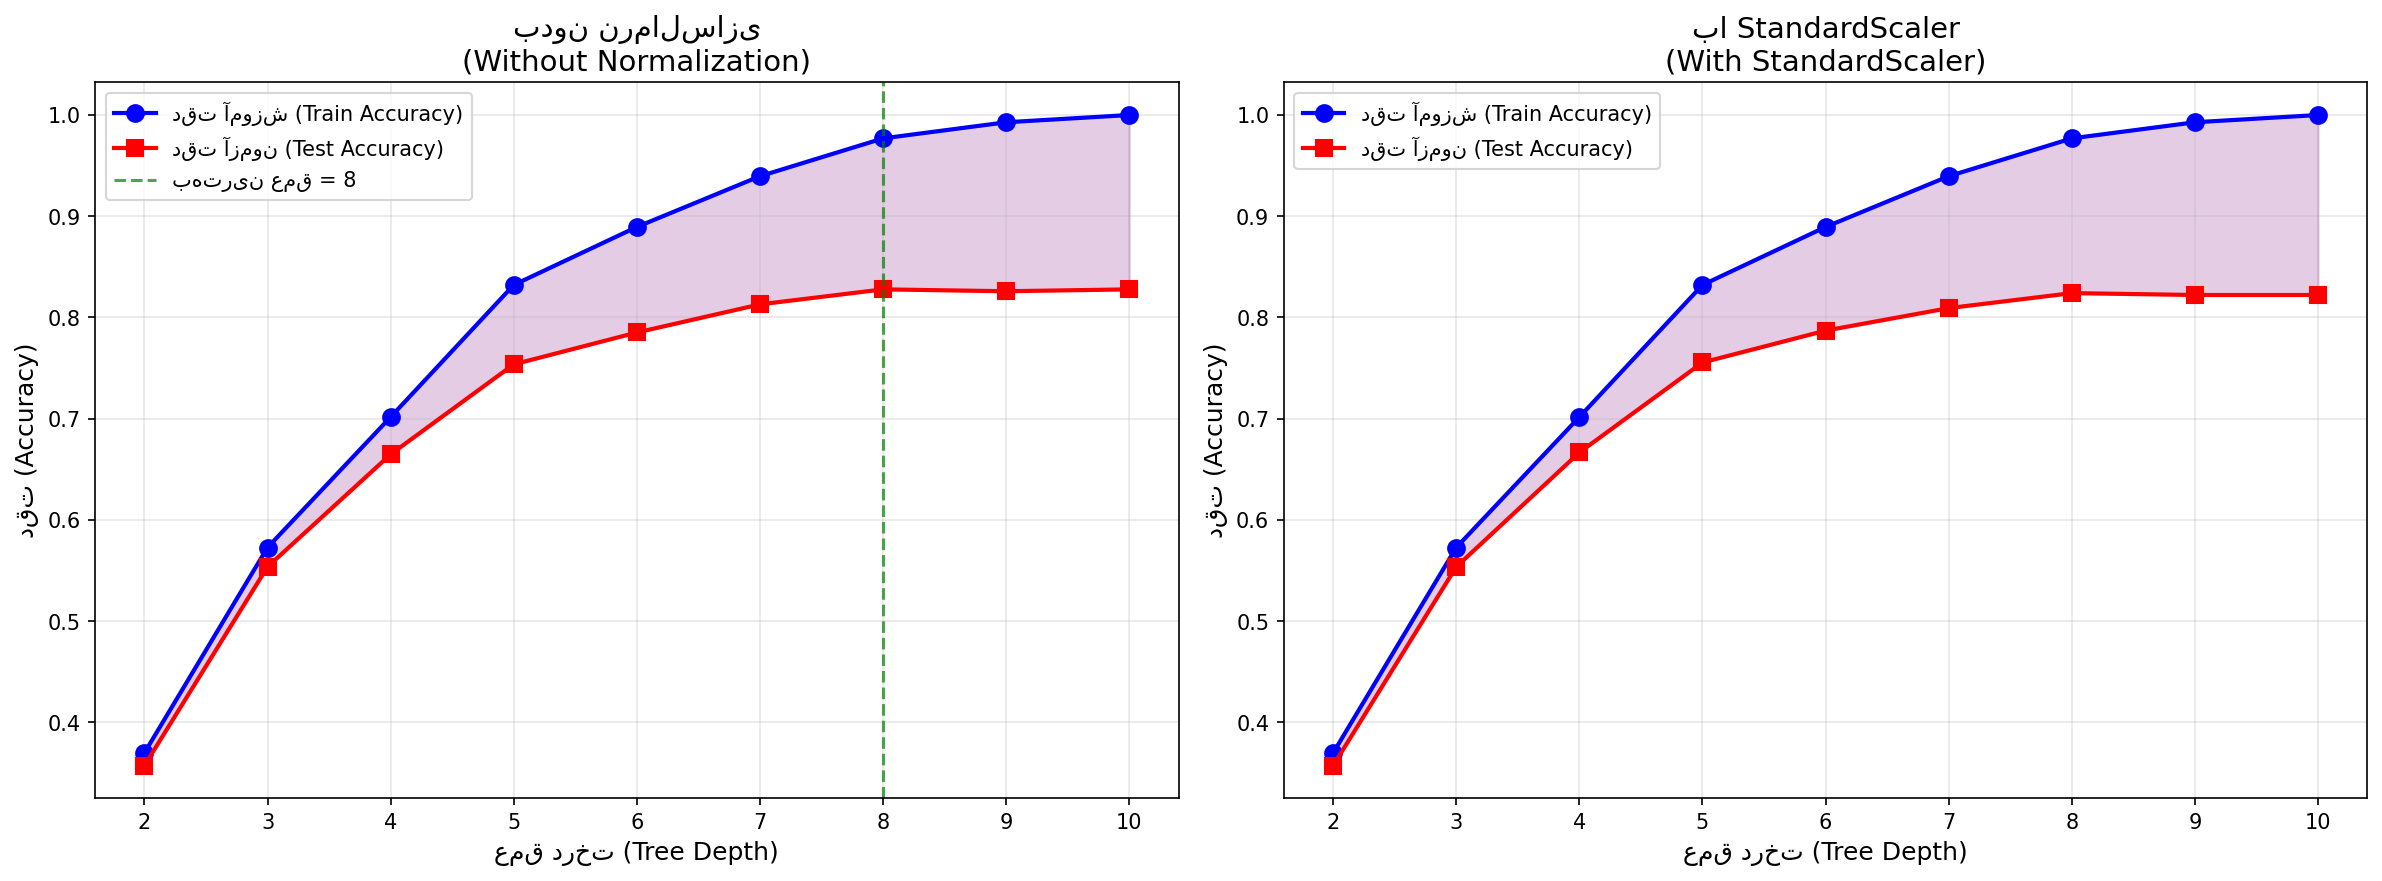

The script that saved this image:
# Part 3: Decision Tree Analysis
# بخش ۳: تحلیل درخت تصمیم

import numpy as np
import matplotlib.pyplot as plt
from sklearn.datasets import load_digits
from sklearn.model_selection import train_test_split
from sklearn.preprocessing import StandardScaler
from sklearn.tree import DecisionTreeClassifier
from sklearn.metrics import accuracy_score
import arabic_reshaper
from bidi.algorithm import get_display
import warnings
warnings.filterwarnings('ignore')

# Configure matplotlib for Persian font
plt.rcParams['font.family'] = 'Tahoma'

def persian_text(text):
    """Reshape Persian text for correct display in matplotlib"""
    reshaped = arabic_reshaper.reshape(text)
    return get_display(reshaped)

def run_decision_tree_analysis():
    """Run Decision Tree analysis for max_depth 2 to 10"""
    
    # Load data
    digits = load_digits()
    X = digits.data
    y = digits.target
    
    # Split data 70/30
    X_train, X_test, y_train, y_test = train_test_split(
        X, y, test_size=0.3, random_state=42, stratify=y
    )
    
    # Prepare scaled data
    scaler = StandardScaler()
    X_train_scaled = scaler.fit_transform(X_train)
    X_test_scaled = scaler.transform(X_test)
    
    depths = range(2, 11)
    
    # Results storage
    results = {
        'without_norm': {'train_acc': [], 'test_acc': []},
        'with_norm': {'train_acc': [], 'test_acc': []}
    }
    
    print("=" * 60)
    print("تحلیل درخت تصمیم برای عمق‌های مختلف")
    print("Decision Tree Analysis for Different Depths")
    print("=" * 60)
    
    # Without normalization
    print("\n--- بدون نرمال‌سازی (Without Normalization) ---")
    print(f"{'Depth':<8} {'Train Acc':<12} {'Test Acc':<12}")
    print("-" * 32)
    
    for depth in depths:
        dt = DecisionTreeClassifier(criterion='entropy', max_depth=depth, random_state=42)
        dt.fit(X_train, y_train)
        
        train_pred = dt.predict(X_train)
        test_pred = dt.predict(X_test)
        
        train_acc = accuracy_score(y_train, train_pred)
        test_acc = accuracy_score(y_test, test_pred)
        
        results['without_norm']['train_acc'].append(train_acc)
        results['without_norm']['test_acc'].append(test_acc)
        
        print(f"{depth:<8} {train_acc:<12.4f} {test_acc:<12.4f}")
    
    # With normalization
    print("\n--- با StandardScaler (With StandardScaler) ---")
    print(f"{'Depth':<8} {'Train Acc':<12} {'Test Acc':<12}")
    print("-" * 32)
    
    for depth in depths:
        dt = DecisionTreeClassifier(criterion='entropy', max_depth=depth, random_state=42)
        dt.fit(X_train_scaled, y_train)
        
        train_pred = dt.predict(X_train_scaled)
        test_pred = dt.predict(X_test_scaled)
        
        train_acc = accuracy_score(y_train, train_pred)
        test_acc = accuracy_score(y_test, test_pred)
        
        results['with_norm']['train_acc'].append(train_acc)
        results['with_norm']['test_acc'].append(test_acc)
        
        print(f"{depth:<8} {train_acc:<12.4f} {test_acc:<12.4f}")
    
    # Find overfitting point
    test_accs = results['without_norm']['test_acc']
    train_accs = results['without_norm']['train_acc']
    
    # Overfitting starts when test accuracy starts decreasing while train increases
    overfitting_depth = None
    for i in range(1, len(test_accs)):
        if test_accs[i] < test_accs[i-1] and train_accs[i] > train_accs[i-1]:
            overfitting_depth = depths[i]
            break
    
    # Best depth based on test accuracy
    best_depth = depths[np.argmax(test_accs)]
    best_test_acc = max(test_accs)
    
    print("\n" + "=" * 60)
    print("نتایج تحلیل (Analysis Results)")
    print("=" * 60)
    print(f"بهترین عمق (Best Depth): {best_depth}")
    print(f"بهترین دقت آزمون (Best Test Accuracy): {best_test_acc:.4f}")
    if overfitting_depth:
        print(f"شروع Overfitting از عمق (Overfitting starts at depth): {overfitting_depth}")
    
    # Plot results
    fig, axes = plt.subplots(1, 2, figsize=(16, 6))
    
    # Plot 1: Without normalization
    axes[0].plot(depths, results['without_norm']['train_acc'], 'b-o', 
                 label=persian_text('دقت آموزش') + ' (Train Accuracy)', markersize=8, linewidth=2)
    axes[0].plot(depths, results['without_norm']['test_acc'], 'r-s', 
                 label=persian_text('دقت آزمون') + ' (Test Accuracy)', markersize=8, linewidth=2)
    axes[0].axvline(x=best_depth, color='green', linestyle='--', 
                    label=persian_text('بهترین عمق') + f' = {best_depth}', alpha=0.7)
    axes[0].fill_between(depths, results['without_norm']['train_acc'], 
                         results['without_norm']['test_acc'], alpha=0.2, color='purple')
    axes[0].set_xlabel(persian_text('عمق درخت') + ' (Tree Depth)', fontsize=12)
    axes[0].set_ylabel(persian_text('دقت') + ' (Accuracy)', fontsize=12)
    axes[0].set_title(persian_text('بدون نرمال‌سازی') + '\n(Without Normalization)', fontsize=14)
    axes[0].legend(loc='best')
    axes[0].grid(True, alpha=0.3)
    axes[0].set_xticks(depths)
    
    # Plot 2: With normalization
    axes[1].plot(depths, results['with_norm']['train_acc'], 'b-o', 
                 label=persian_text('دقت آموزش') + ' (Train Accuracy)', markersize=8, linewidth=2)
    axes[1].plot(depths, results['with_norm']['test_acc'], 'r-s', 
                 label=persian_text('دقت آزمون') + ' (Test Accuracy)', markersize=8, linewidth=2)
    axes[1].fill_between(depths, results['with_norm']['train_acc'], 
                         results['with_norm']['test_acc'], alpha=0.2, color='purple')
    axes[1].set_xlabel(persian_text('عمق درخت') + ' (Tree Depth)', fontsize=12)
    axes[1].set_ylabel(persian_text('دقت') + ' (Accuracy)', fontsize=12)
    axes[1].set_title(persian_text('با') + ' StandardScaler\n(With StandardScaler)', fontsize=14)
    axes[1].legend(loc='best')
    axes[1].grid(True, alpha=0.3)
    axes[1].set_xticks(depths)
    
    plt.tight_layout()
    plt.savefig('decision_tree_analysis.png', dpi=150, bbox_inches='tight')
    plt.show()
    
    # Overfitting visualization
    fig, ax = plt.subplots(figsize=(10, 6))
    
    gap = np.array(results['without_norm']['train_acc']) - np.array(results['without_norm']['test_acc'])
    ax.bar(depths, gap, color='orange', alpha=0.7)
    ax.set_xlabel(persian_text('عمق درخت') + ' (Tree Depth)', fontsize=12)
    ax.set_ylabel(persian_text('شکاف دقت آموزش و آزمون') + '\n(Train-Test Accuracy Gap)', fontsize=12)
    ax.set_title(persian_text('شاخص') + ' Overfitting ' + persian_text('(افزایش شکاف = بیشتر)') + '\n(Overfitting Indicator)', fontsize=14)
    ax.grid(True, alpha=0.3, axis='y')
    ax.set_xticks(depths)
    
    plt.tight_layout()
    plt.savefig('overfitting_analysis.png', dpi=150, bbox_inches='tight')
    plt.show()
    
    # Analysis
    print("\n" + "=" * 60)
    print("تحلیل نتایج (Analysis)")
    print("=" * 60)
    print("""
آیا افزایش عمق باعث بهبود مدل می‌شود؟
--------------------------------------
• در ابتدا، افزایش عمق باعث بهبود هر دو دقت آموزش و آزمون می‌شود
• پس از یک نقطه بهینه، افزایش عمق:
  - دقت آموزش همچنان افزایش می‌یابد
  - دقت آزمون ثابت می‌ماند یا کاهش می‌یابد
  - این نشانه Overfitting است

نقطه شروع Overfitting:
-----------------------
• زمانی که شکاف بین دقت آموزش و آزمون زیاد می‌شود
• مدل داده‌های آموزش را "حفظ" می‌کند به جای "یادگیری"
• ناحیه رنگی بین دو منحنی نشان‌دهنده این شکاف است

نتیجه‌گیری:
-----------
• عمق بهینه تعادلی بین پیچیدگی مدل و قابلیت تعمیم ایجاد می‌کند
• عمق بیش از حد = Overfitting
• عمق کم = Underfitting
""")
    
    return results, best_depth

if __name__ == "__main__":
    results, best_depth = run_decision_tree_analysis()
